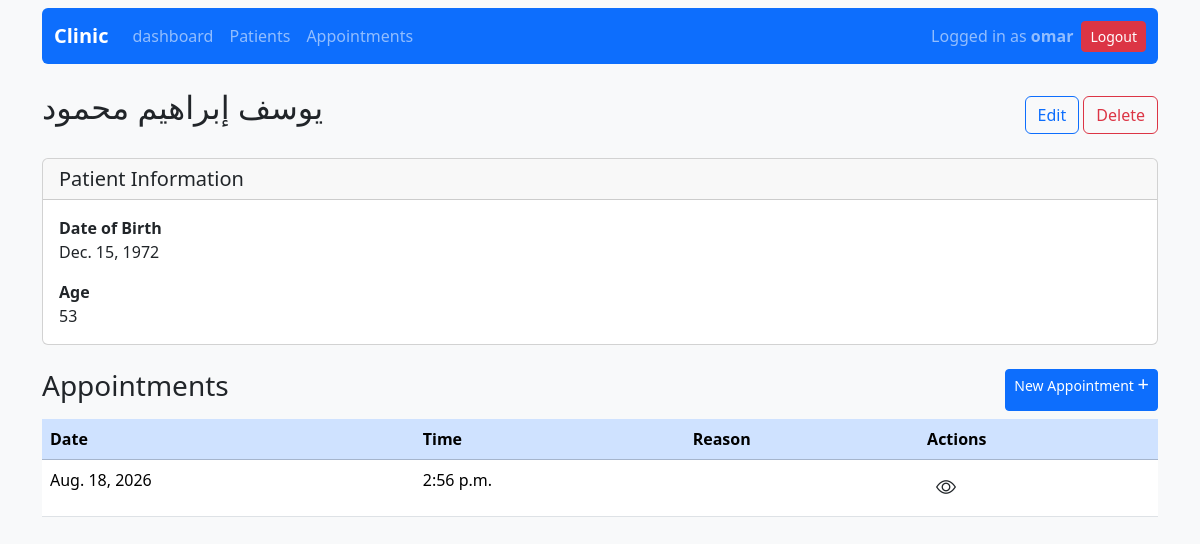
The page /patients/18/ (signed in) on the database as committed earlier.
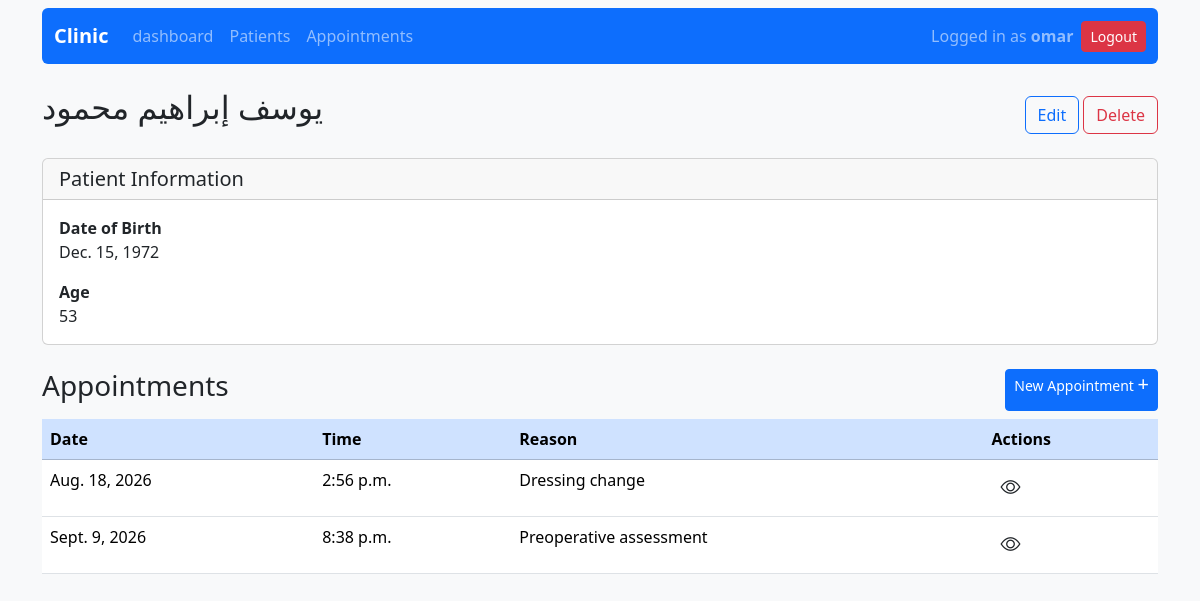
The same page on the database as committed later.
### appointments/models.py (models this page shows, shortened)
class Appointment(models.Model):
    class Status(models.TextChoices):
        SCHEDULED = 'scheduled', 'Scheduled'
        COMPLETED = 'completed', 'Completed'
        CANCELED = 'canceled', 'Canceled'
    patient = models.ForeignKey(Patient, on_delete=models.CASCADE, related_name='appointments')
    date = models.DateField()
    time = models.TimeField()
    reason = models.CharField(max_length=255)
    notes = models.TextField(blank=True)
    status = models.CharField(max_length=20, choices=Status.choices, default=Status.SCHEDULED)

### patients/views.py (the view)
# urls.py: path('<int:patient_id>/', views.patient_details, name='patient_details'),
@login_required
def patient_details(request, patient_id):
    patient = get_object_or_404(Patient, id=patient_id)
    return render(request, 'patient_details.html', {'patient': patient})

### patients/models.py (called while the page is built)
    @property
    def age(self):
        today = date.today()
        return today.year - self.date_of_birth.year - (
            (today.month, today.day) < (self.date_of_birth.month, self.date_of_birth.day)
        )

### patients/templates/patient_details.html
{% extends 'base.html' %}
{% block content %}
<div class="d-flex justify-content-between align-items-center  mb-3">
    <h2 class="mb-3">{{ patient.name }}</h2>
    <div>
        <a href="{% url 'edit_patient' patient.id %}"
            class="btn btn-outline-primary">
            Edit
        </a>
        <a href="{% url 'delete_patient' patient.id %}"
            class="btn btn-outline-danger">
            Delete
        </a>
    </div>
</div>
<div class="card mb-4">
    <div class="card-header">
        <h5 class="mb-0">Patient Information</h5>
    </div>
    <div class="card-body">
        <div class="mb-3">
            <strong>Date of Birth</strong>
            <div>{{ patient.date_of_birth }}</div>
        </div>
        <div class="">
            <strong>Age</strong>
            <div>{{ patient.age }}</div>
        </div>
    </div>
</div>
<div class="d-flex justify-content-between mb-2">
    <h3>Appointments</h3>
    <a class="btn btn-primary btn-sm" href="{% url 'new_appointment' %}?patient_id={{ patient.id }}">New Appointment <span class="fs-5 lh-1">+</span></a>
</div>
<table class="table">
    <thead>
        <tr class="table-primary">
            <th>Date</th>
            <th>Time</th>
            <th>Reason</th>
            <th>Actions</th>
        </tr>
    </thead>
    <tbody>
        {% for appointment in patient.appointments.all %}
            <tr>
                <td>{{ appointment.date }}</td>
                <td>{{ appointment.time }}</td>
                <td>{{ appointment.reason }}</td>
                <td><a href="{% url 'appointment_details' appointment.id %}" class="btn btn-sm"><i class="bi bi-eye fs-5"></i></a></td>
            </tr>
        {% empty %}
            <tr>
                <td colspan="4" class="text-center">No appointments found.</td>
            </tr>
        {% endfor %}
    </tbody>
</table>
{% endblock %}

Rows that differ between the two databases and show on the page:
changed Appointment: reason (not shown) → "Dressing change"
added Appointment: date "Sept. 9, 2026", time "8:38 p.m.", reason "Preoperative assessment"
